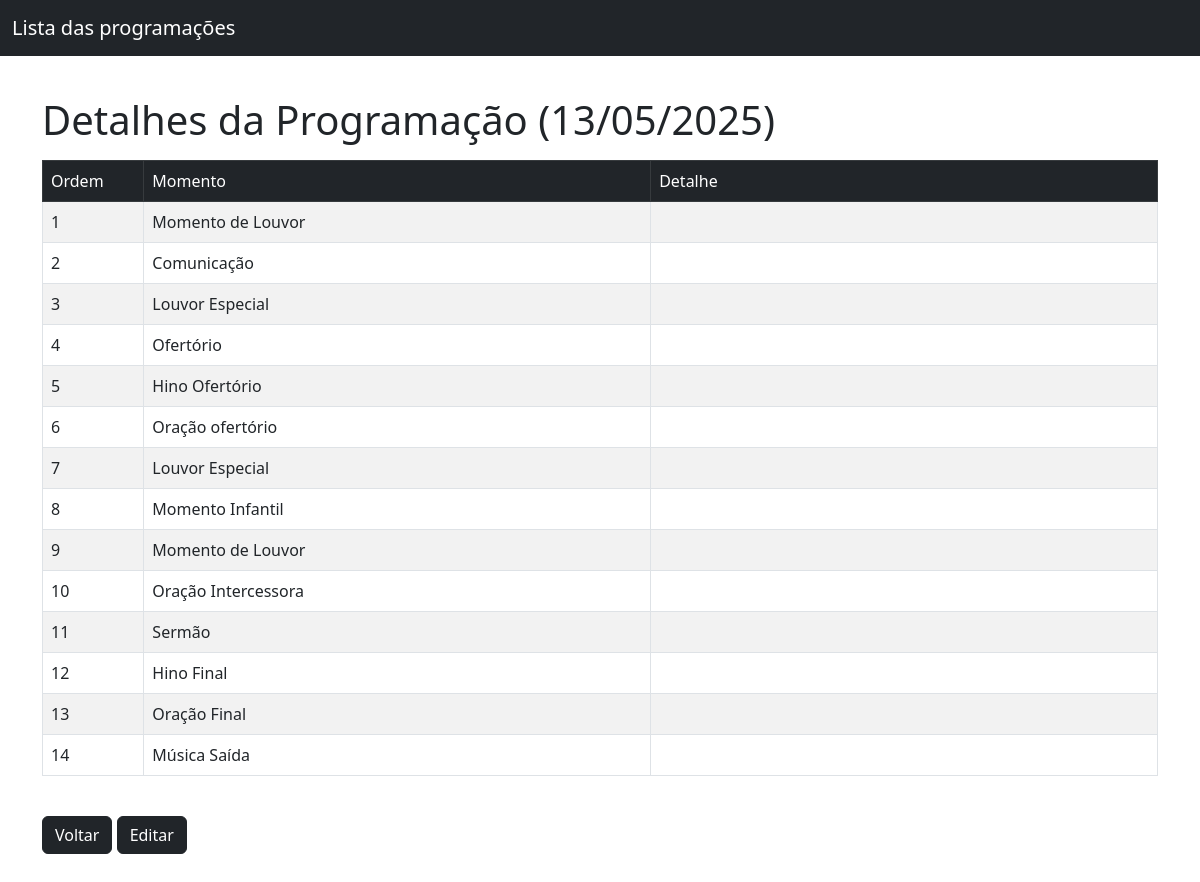
Before: /prog/detalhe/10 with the older database file.
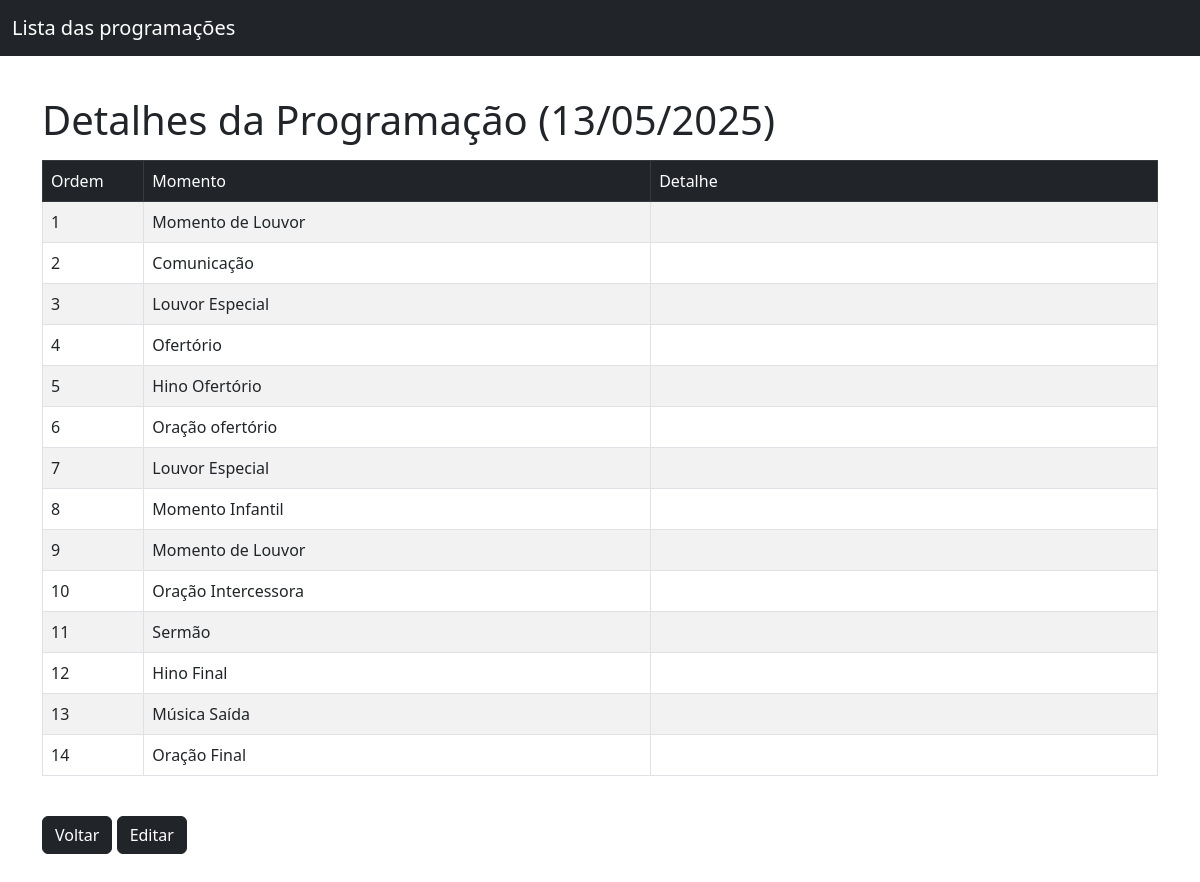
After: the same page with the newer database file.
### ProgSabado/models.py (models this page shows, shortened)
class Programacao(models.Model):
    data = models.DateField()
    anciao_do_dia = models.ForeignKey(
        User,  # Modelo de usuário
        on_delete=models.SET_NULL,  # Se o usuário for excluído, o campo ficará como NULL
        null=True,  # Permite que o valor seja NULL no banco de dados
        blank=True,  # Permite que o campo seja deixado vazio no formulário
        related_name='programacoes',  # Relacionamento reverso
        verbose_name='Ancião do Dia'  # Nome visível no admin
    )

class ProgDetail(models.Model):
    ordem = models.PositiveIntegerField()  # Ordem gerada automaticamente
    momento = models.CharField(max_length=100)  # Limita 'momento' para 30 caracteres
    detalhe = models.CharField(max_length=50, blank=True, null=True)  # Limita 'detalhe' para 30 caracteres
    obs = models.CharField(max_length=50, blank=True, null=True)  # Observação opcional, limitada a 30 caracteres
    programacao = models.ForeignKey(Programacao, on_delete=models.CASCADE, related_name="detalhes")

### ProgSabado/views.py (the view)
# urls.py: path('detalhe/<int:programacao_id>', detalhes_programacao, name='detalhes_programacao'),
def detalhes_programacao(request, programacao_id):
    programacao = get_object_or_404(Programacao, id=programacao_id)
    detalhes = programacao.detalhes.order_by('ordem')  # Ordena pelo campo 'ordem'
    return render(request, 'detalhes_programacao.html', {'programacao': programacao, 'detalhes': detalhes})

### ProgSabado/templates/detalhes_programacao.html (shortened to what this page needs)
{% extends 'base_prog.html' %}
{% block content %}
    <div class="row">
        <div class="col mb-4">
            <h1 class="my-3">Detalhes da Programação ({{ programacao.data|date:"d/m/Y" }})</h1>
            <table class="table table-striped table-bordered">
                <thead class="table-dark">
                <tr>
                    <td class="col-1">Ordem</td>
                    <td class="col-5">Momento</td>
                    <td class="col-5">Detalhe</td>
                </tr>
                </thead>
                <tbody>
                {% for detalhe in detalhes %}
                    <tr>
                        <td> {{ detalhe.ordem }}</td>
                        <td> {{ detalhe.momento|default_if_none:"" }}</td>
                        <td> {{ detalhe.detalhe|default_if_none:"" }}</td>
                    </tr>
                {% empty %}
                    <li>Nenhum detalhe cadastrado para esta programação.</li>
                {% endfor %}
                </tbody>
            </table>
            <a class="btn btn-dark my-4" href="{% url 'listar_programacoes' %}">Voltar</a>
<a class="btn btn-dark my-4" href="/admin/ProgSabado/programacao/{{ programacao.id }}/change">Editar</a>
        </div>
    </div>
{% endblock content %}

### ProgSabado/templates/base_prog.html (shortened to what this page needs)
<!DOCTYPE html>
<html lang="pt-br">
<head>
    <link href="https://cdn.jsdelivr.net/npm/bootstrap@5.3.0/dist/css/bootstrap.min.css" rel="stylesheet">
</head>
<body>
<nav class="navbar navbar-expand-lg navbar-dark bg-dark">
    <div class="container-fluid">
        <a class="navbar-brand" href="/prog/">Lista das programações</a>
    </div>
</nav>
<div class="container mt-4">
    {% block content %}{% endblock content %}
</div>
</body>
</html>

Changed rows visible on the page:
changed ProgDetail "Música Saída": ordem "14" → "13"; moves up the list
changed ProgDetail "Oração Final": ordem "13" → "14"
